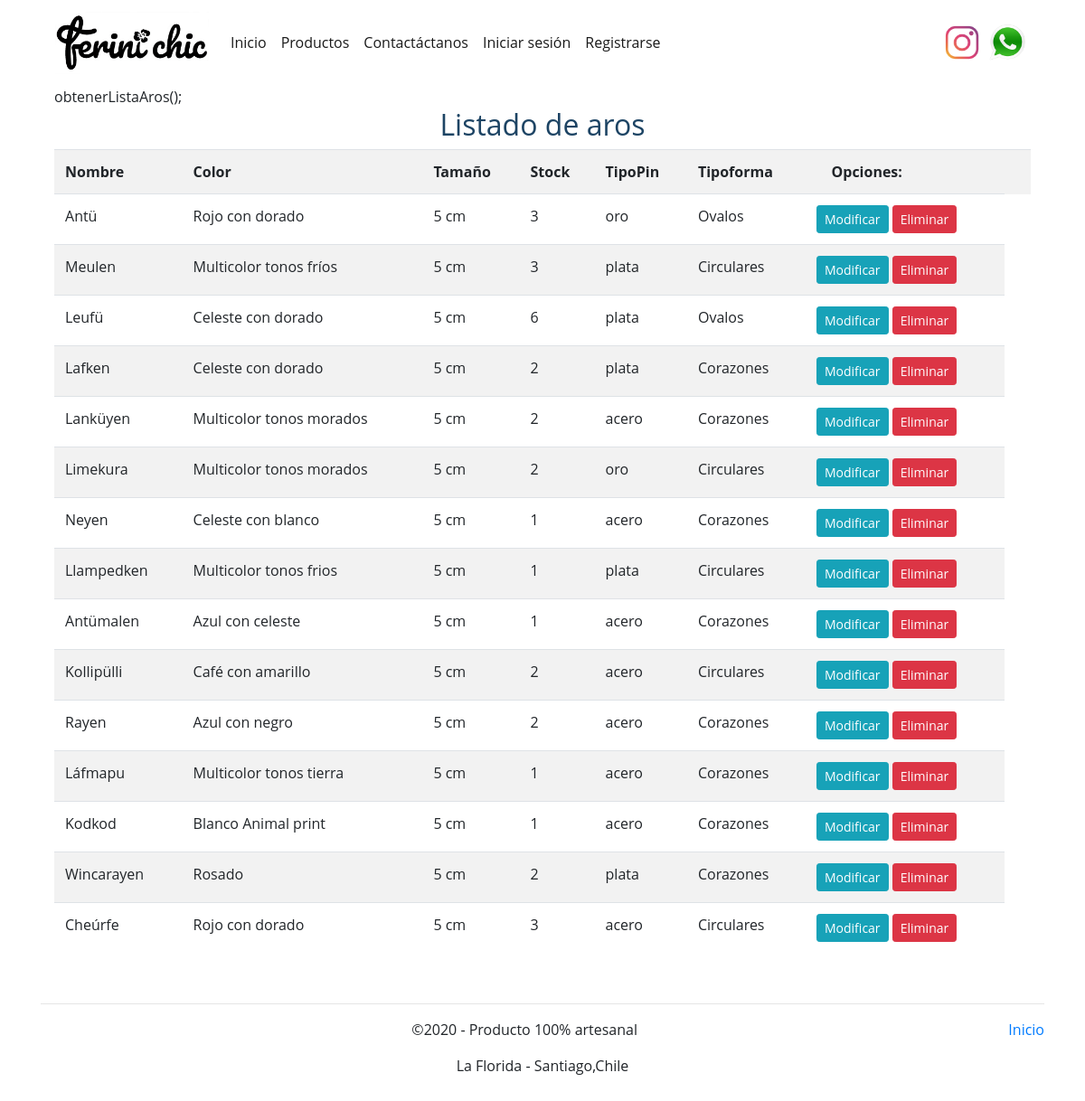
The page /ListadoAros on the database its author committed.
### core/models.py (models this page shows, shortened)
class Aro (models.Model):
    nombre= models.CharField(max_length=90)
    color= models.CharField(max_length=30)
    tamaño= models.IntegerField()
    stock= models.IntegerField()
    tipoPin= models.CharField(max_length=20)
    tipoforma= models.ForeignKey(TipoAro, on_delete=models.CASCADE)
    imagen = models.ImageField(null=True, blank =True)

class TipoAro (models.Model):
    nombreT= models.CharField(max_length=50)
    def __str__(self):
        return self.nombreT

### core/views.py (the view)
# urls.py: path('ListadoAros',ListadoAros ,name= "ListadoAros" ),
def ListadoAros(request):
    aros_= Aro.objects.all()
    data ={
        'aros_':aros_
    }
    return render(request, 'core/ListadoAros.html', data)

### core/templates/core/ListadoAros.html (shortened to what this page needs)
{% extends 'core/baseEstructura.html' %}
{% load static %}
{% load crispy_forms_tags %}
{%block css%}
<link rel="stylesheet" href="{% static 'core/css/estiloIndex.css'%}">
{%endblock%}
{% block contenido %}
<div class="container">
    obtenerListaAros();
    <div class="table-responsive-sm">
        <h2>Listado de aros</h2>
        <table class="table table-striped ">
            <tr>
                <th>Nombre</th>
                <th>Color</th>
                <th>Tamaño</th>
                <th>Stock</th>
                <th>TipoPin</th>
                <th>Tipoforma</th>
                <th> &nbsp;&nbsp;&nbsp;&nbsp;Opciones:</th>
                <th></th>
            </tr>
            {%for a in aros_%}
            <tr>
            <td>{{a.nombre}}</td>
            <td>{{a.color}}</td>
            <td>{{a.tamaño}} cm</td>
            <td>{{a.stock}}</td>
            <td>{{a.tipoPin}}</td>
            <td>{{a.tipoforma}}</td>
            <td>
                <a href="{% url 'modificar_aro' a.id %}" class="btn btn-info btn-sm">Modificar</a>
                <a href="{%url 'eliminar_aro' a.id%}" onclick="confirmarEliminacion(a.id)" class="btn btn-danger btn-sm">Eliminar</a>
            </td>
            </tr>
            {%endfor%}
        </table>
    </div>
</div>
{%endblock%}

### core/static/core/css/estiloIndex.css (style rules this page uses)
* { margin: 0px; padding: 0px; }
body { font-family: 'Open Sans', sans-serif; }
h2 { color: #1d4464; text-align: center; }

### rows shown on the page
Aro: nombre "Antü", color "Rojo con dorado", tamaño "5", stock "3", tipoPin "oro", tipoforma "Ovalos"
Aro: nombre "Meulen", color "Multicolor tonos fríos", tamaño "5", stock "3", tipoPin "plata", tipoforma "Circulares"
Aro: nombre "Leufü", color "Celeste con dorado", tamaño "5", stock "6", tipoPin "plata", tipoforma "Ovalos"
Aro: nombre "Lafken", color "Celeste con dorado", tamaño "5", stock "2", tipoPin "plata", tipoforma "Corazones"
Aro: nombre "Lanküyen", color "Multicolor tonos morados", tamaño "5", stock "2", tipoPin "acero", tipoforma "Corazones"
Aro: nombre "Limekura", color "Multicolor tonos morados", tamaño "5", stock "2", tipoPin "oro", tipoforma "Circulares"
Aro: nombre "Neyen", color "Celeste con blanco", tamaño "5", stock "1", tipoPin "acero", tipoforma "Corazones"
Aro: nombre "Llampedken", color "Multicolor tonos frios", tamaño "5", stock "1", tipoPin "plata", tipoforma "Circulares"
Aro: nombre "Antümalen", color "Azul con celeste", tamaño "5", stock "1", tipoPin "acero", tipoforma "Corazones"
Aro: nombre "Kollipülli", color "Café con amarillo", tamaño "5", stock "2", tipoPin "acero", tipoforma "Circulares"
Aro: nombre "Rayen", color "Azul con negro", tamaño "5", stock "2", tipoPin "acero", tipoforma "Corazones"
Aro: nombre "Láfmapu", color "Multicolor tonos tierra", tamaño "5", stock "1", tipoPin "acero", tipoforma "Corazones"
Aro: nombre "Kodkod", color "Blanco Animal print", tamaño "5", stock "1", tipoPin "acero", tipoforma "Corazones"
Aro: nombre "Wincarayen", color "Rosado", tamaño "5", stock "2", tipoPin "plata", tipoforma "Corazones"
Aro: nombre "Cheúrfe", color "Rojo con dorado", tamaño "5", stock "3", tipoPin "acero", tipoforma "Circulares"
